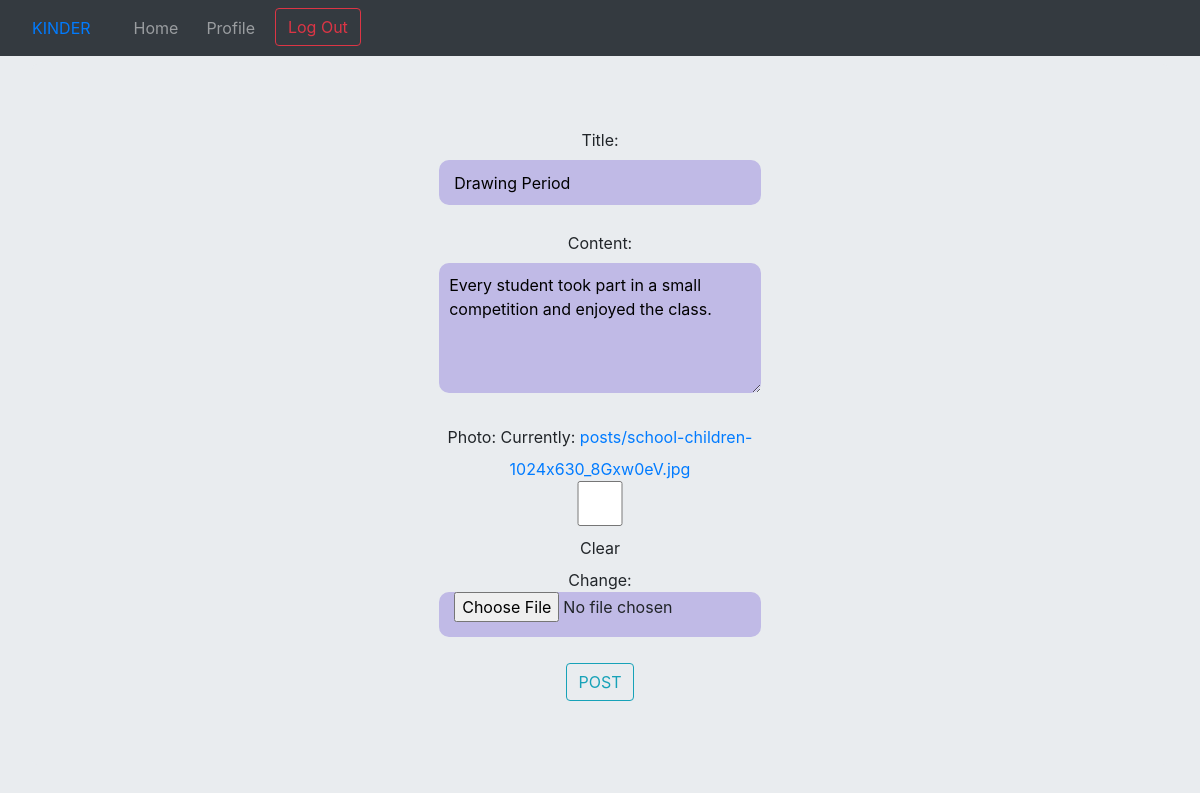
/home/post/28/update (signed in), run on the app's committed database.
### second/models.py (models this page shows, shortened)
class Post(models.Model):
    title = models.CharField(max_length=100)
    content = models.TextField()
    photo = models.ImageField(upload_to='posts', blank=True)
    date_posted = models.DateTimeField(default=timezone.now)
    author = models.ForeignKey(User, on_delete=models.CASCADE)
    class Meta:
        ordering = ["-date_posted"]

### second/views.py (the view, shortened to what this page needs)
# urls.py: path('post/<int:pk>/update', PostUpdateView.as_view(), name='post-update'),
class PostUpdateView(LoginRequiredMixin, UserPassesTestMixin, UpdateView):
    model = Post
    fields = ['title', 'content', 'photo']
    template_name = 'notice_form.html'
    def test_func(self):
        post = self.get_object()
        if self.request.user == post.author:
            return True
        return False

### second/templates/notice_form.html (shortened to what this page needs)
<!DOCTYPE html>
{% extends "base1.html" %}
{% block base2 %}
<html lang="en">
{% load static %}
<head>
    <link rel="stylesheet" href="{% static 'form1.css' %}" >
</head>
<body class="jumbotron">
    <div class="jumbotron">
        <center>
            <div class='form-box'>
                <form method='POST' enctype="multipart/form-data">
                    {{ form.as_p }}
                    <div>
                        <button class='btn btn-outline-info' type='submit'>POST</button>
                    </div>
                </form>
            </div>
        </center>
    </div>
</body>
</html>
{% endblock %}

### static/form1.css (style rules this page uses)
form input, form textarea { background-color: #c0bae6; padding: 0 15px; width: 100%; height: 45px; border: none; margin-bottom: 10px; -webkit-transition: all .2s ease-in-out; -o-transition: all .2s ease-in-out; transition: all .2s ease-in-out; border-radius: 10px; }
form textarea { padding: 10px 10px; height: 130px; }
.form-box { width: 30%; height: 50%; }

### data on the page
Post: title "Drawing Period", content "Every student took part in a small competition and enjoyed the class."
